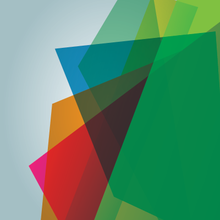
%> input picture zExperi/MainCSA_EXE/App/for_testing/splash.png, 220 x 220 px, shrunk from 400 x 400 before the run
$ octave --eval "result = SRMQ1('../../../zExperi/MainCSA_EXE/App/for_testing/splash.png');"   (GNU Octave 9; MATLAB toolbox functions it lacks are replaced by stand-ins)
%> lines starting %> are read from the running program, lines starting %| are printed output that depends on the picture
function f = SRMQ1(IMAGE)
% -------------------------------------------------------------------------
% Copyright (c) 2011 DDE Lab, Binghamton University, NY.
% All Rights Reserved.
% -------------------------------------------------------------------------
% Permission to use, copy, modify, and distribute this software for
% educational, research and non-profit purposes, without fee, and without a
% written agreement is hereby granted, provided that this copyright notice
% appears in all copies. The program is supplied "as is," without any
% accompanying services from DDE Lab. DDE Lab does not warrant the
% operation of the program will be uninterrupted or error-free. The
% end-user understands that the program was developed for research purposes
% and is advised not to rely exclusively on the program for any reason. In
% no event shall Binghamton University or DDE Lab be liable to any party
% for direct, indirect, special, incidental, or consequential damages,
% including lost profits, arising out of the use of this software. DDE Lab
% disclaims any warranties, and has no obligations to provide maintenance,
% support, updates, enhancements or modifications.
% -------------------------------------------------------------------------
% Contact: jan@kodovsky.com | fridrich@binghamton.edu | November 2011
%          http://dde.binghamton.edu/download/feature_extractors
% -------------------------------------------------------------------------
% Extracts 39 submodels presented in [1] -- only q=1c. All features are
% calculated in the spatial domain and are stored in a structured variable
% 'f'. For more deatils about the individual submodels, please see the
% publication [1]. Total dimensionality of all 39 submodels is 12,753.
% -------------------------------------------------------------------------
% Input:  IMAGE ... path to the image (can be JPEG)
% Output: f ...... extracted SRMQ1 features in a structured format
% -------------------------------------------------------------------------
% [1] Rich Models for Steganalysis of Digital Images, J. Fridrich and J.
% Kodovsky, IEEE Transactions on Information Forensics and Security, 2011.
% Under review.
% -------------------------------------------------------------------------

X = double(imread(IMAGE));
f = post_processing(all1st(X,1),'f1',1);      % 1st order
f = post_processing(all2nd(X,2),'f2',1,f);    % 2nd order
f = post_processing(all3rd(X,3),'f3',1,f);    % 3rd order
f = post_processing(all3x3(X,4),'f3x3',1,f);  % 3x3
f = post_processing(all5x5(X,12),'f5x5',1,f); % 5x5

function RESULT = post_processing(DATA,f,q,RESULT)

Ss = fieldnames(DATA);
for Sid = 1:length(Ss)
    VARNAME = [f '_' Ss{Sid} '_q' strrep(num2str(q),'.','')];
    eval(['RESULT.' VARNAME ' = reshape(single(DATA.' Ss{Sid} '),1,[]);' ])
end

% symmetrize
L = fieldnames(RESULT);
for i=1:length(L)
    name = L{i}; % feature name
    if name(1)=='s', continue; end
    [T,N,Q] = parse_feaname(name);
    if strcmp(T,''), continue; end
    % symmetrization
    if strcmp(N(1:3),'min') || strcmp(N(1:3),'max')
        % minmax symmetrization
        OUT = ['s' T(2:end) '_minmax' N(4:end) '_' Q];
        if isfield(RESULT,OUT), continue; end
        eval(['Fmin = RESULT.' strrep(name,'max','min') ';']);
        eval(['Fmax = RESULT.' strrep(name,'min','max') ';']);
        F = symfea([Fmin Fmax]',2,4,'mnmx')'; %#ok<*NASGU>
        eval(['RESULT.' OUT ' = single(F);' ]);
    elseif strcmp(N(1:4),'spam')
        % spam symmetrization
        OUT = ['s' T(2:end) '_' N '_' Q];
        if isfield(RESULT,OUT), continue; end
        eval(['Fold = RESULT.' name ';']);
        F = symm1(Fold',2,4)';
        eval(['RESULT.' OUT ' = single(F);' ]);
    end
end
% delete RESULT.f*
L = fieldnames(RESULT);
for i=1:length(L)
    name = L{i}; % feature name
    if name(1)=='f'
        RESULT = rmfield(RESULT,name);
    end
end
% merge spam features
L = fieldnames(RESULT);
for i=1:length(L)
    name = L{i}; % feature name
    [T,N,Q] = parse_feaname(name);
    if ~strcmp(N(1:4),'spam'), continue; end
    if strcmp(T,''), continue; end
    if strcmp(N(end),'v')||(strcmp(N,'spam11')&&strcmp(T,'s5x5'))
    elseif strcmp(N(end),'h')
        % h+v union
        OUT = [T '_' N 'v_' Q ];
        if isfield(RESULT,OUT), continue; end
        name2 = strrep(name,'h_','v_');
        eval(['Fh = RESULT.' name ';']);
        eval(['Fv = RESULT.' name2 ';']);
        eval(['RESULT.' OUT ' = [Fh Fv];']);
        RESULT = rmfield(RESULT,name);
        RESULT = rmfield(RESULT,name2);
    elseif strcmp(N,'spam11')
        % KBKV creation
        OUT = ['s35_' N '_' Q];
        if isfield(RESULT,OUT), continue; end
        name1 = strrep(name,'5x5','3x3');
        name2 = strrep(name,'3x3','5x5');
        if ~isfield(RESULT,name1), continue; end
        if ~isfield(RESULT,name2), continue; end
        eval(['F_KB = RESULT.' name1 ';']);
        eval(['F_KV = RESULT.' name2 ';']);
        eval(['RESULT.' OUT ' = [F_KB F_KV];']);
        RESULT = rmfield(RESULT,name1);
        RESULT = rmfield(RESULT,name2);
    end
end
function [T,N,Q] = parse_feaname(name)
[T,N,Q] = deal('');
P = strfind(name,'_'); if length(P)~=2, return; end
T = name(1:P(1)-1);
N = name(P(1)+1:P(2)-1);
Q = name(P(2)+1:end);
function g = all1st(X,q)
%> called with q = 1
%
% X must be a matrix of doubles or singles (the image) and q is the
% quantization step (any positive number).
%
% Recommended values of q are c, 1.5c, 2c, where c is the central
% coefficient in the differential (at X(I,J)).
%
% This function outputs co-occurrences of ALL 1st-order residuals
% listed in Figure 1 in our journal HUGO paper (version from June 14),
% including the naming convention.
%
% List of outputted features:
%
% 1a) spam14h
% 1b) spam14v (orthogonal-spam)
% 1c) minmax22v
% 1d) minmax24
% 1e) minmax34v
% 1f) minmax41
% 1g) minmax34
% 1h) minmax48h
% 1i) minmax54
%
% Naming convention:
%
% name = {type}{f}{sigma}{scan}
% type \in {spam, minmax}
% f \in {1,2,3,4,5} number of filters that are "minmaxed"
% sigma \in {1,2,3,4,8} symmetry index
% scan \in {h,v,\emptyset} scan of the cooc matrix (empty = sum of both
% h and v scans).
%
% All odd residuals are implemented the same way simply by
% narrowing the range for I and J and replacing the residuals --
% -- they should "stick out" (trcet) in the same direction as
% the 1st order ones. For example, for the 3rd order:
%
% RU = -X(I-2,J+2)+3*X(I-1,J+1)-3*X(I,J)+X(I+1,J-1); ... etc.
%
% Note1: The term X(I,J) should always have the "-" sign.
% Note2: This script does not include s, so, cout, cin versions (weak).
% This function calls Cooc.m and Quant.m

[M N] = size(X); [I,J,T,order] = deal(2:M-1,2:N-1,2,4);
% Variable names are self-explanatory (R = right, U = up, L = left, D = down)
[R,L,U,D]  = deal(X(I,J+1)-X(I,J),X(I,J-1)-X(I,J),X(I-1,J)-X(I,J),X(I+1,J)-X(I,J));
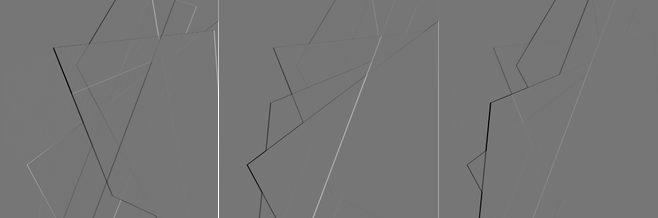
%> R: size 218x658 double; min -164, max 189, mean -0.1; drawn with min black and max white
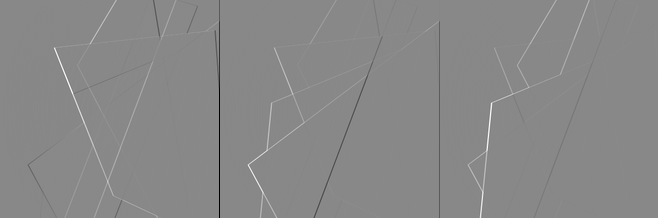
%> L: size 218x658 double; min -189, max 164, mean 0.1; drawn with min black and max white
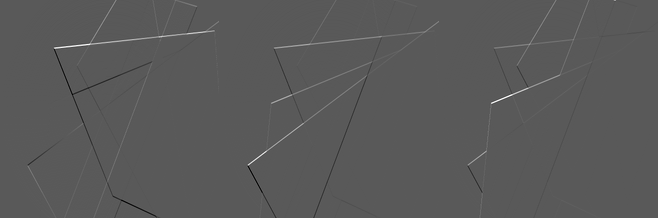
%> U: size 218x658 double; min -87, max 161, mean 0.3; drawn with min black and max white
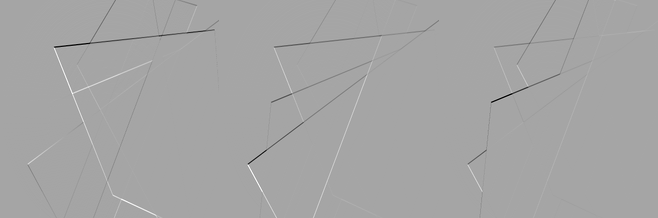
%> D: size 218x658 double; min -161, max 87, mean -0.3; drawn with min black and max white
[Rq,Lq,Uq,Dq] = deal(Quant(R,q,T),Quant(L,q,T),Quant(U,q,T),Quant(D,q,T));
[RU,LU,RD,LD] = deal(X(I-1,J+1)-X(I,J),X(I-1,J-1)-X(I,J),X(I+1,J+1)-X(I,J),X(I+1,J-1)-X(I,J));
[RUq,RDq,LUq,LDq] = deal(Quant(RU,q,T),Quant(RD,q,T),Quant(LU,q,T),Quant(LD,q,T));
%> call 8 of trunc, with T = 2
%> in trunc (call 8), `Z(Z < -T) = -T;`:
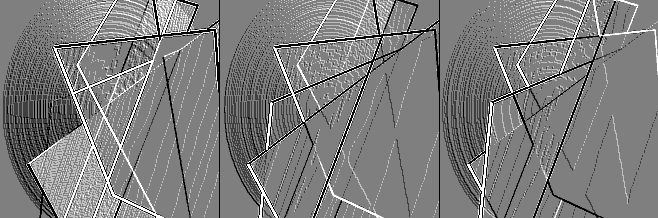
%> Z: size 218x658 double; min -2, max 2, mean -0.0315; drawn with min black and max white
% minmax22h -- to be symmetrized as mnmx, directional, hv-nonsymmetrical.
[RLq_min,UDq_min,RLq_max,UDq_max] = deal(min(Rq,Lq),min(Uq,Dq),max(Rq,Lq),max(Uq,Dq));
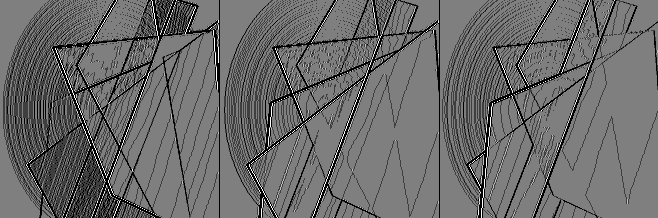
%> RLq_min: size 218x658 double; min -2, max 2, mean -0.322; drawn with min black and max white
%> (the rest of the program and of its run is left out)
